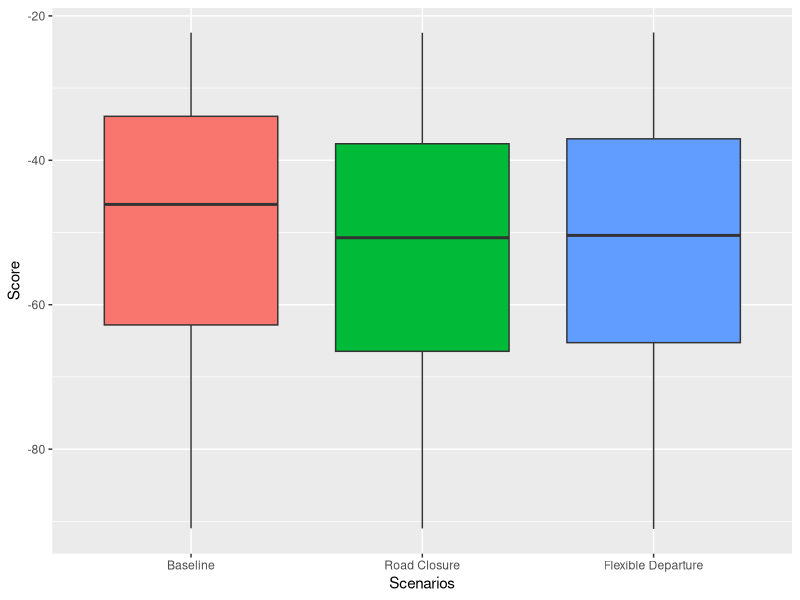
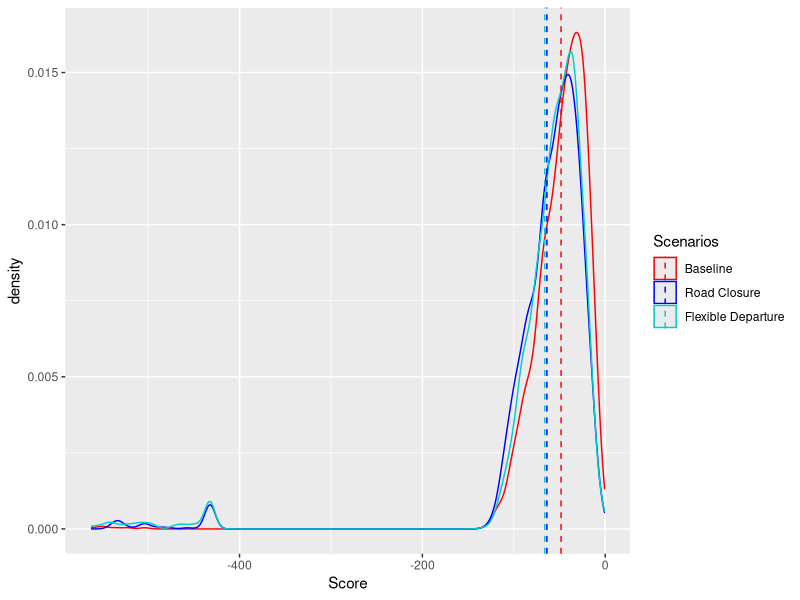

These figures' R source, in order:
library(ggplot2)
library(reshape2)
library(plyr)

setwd("C:\\Users\\sunxi\\git\\ABMT2018_Sun_Bicudo\\analysis")

scor <- read.csv("scoreComparison.csv",sep = ";",row.names = NULL)
colnames(scor) <- c("personID","Baseline","Road Closure","Flexible Departure")
scor <- scor[,1:4]

scor_long <- melt(scor, na.rm = FALSE, id.vars = "personID", measure.vars = c("Baseline","Road Closure","Flexible Departure"))
colnames(scor_long) <- c("personID","Scenarios","Score")

box <- ggplot(scor_long, aes(x=Scenarios, y=Score, fill=Scenarios)) +
  geom_boxplot(outlier.shape=NA) +
  scale_y_continuous(limits = quantile(scor_long$Score, c(0.1, 0.89))) + 
  guides(fill=FALSE)
box

cscor <- ddply(scor_long, "Scenarios", summarise, Score.mean=mean(Score), Score.high =max(Score), Score.low = min(Score))
cscor


hist2 <- ggplot(scor_long, aes(x=Score, colour=Scenarios)) +
  geom_density() +
  geom_vline(data=cscor, aes(xintercept=Score.mean, colour=Scenarios, size=2),
             linetype="dashed", size=0.5)+
  scale_color_manual(values=c("red", "blue", "#00CCCC"))

hist2

